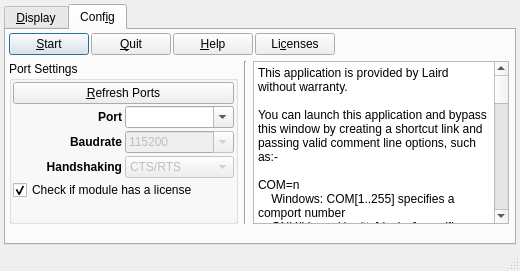
<?xml version="1.0" encoding="UTF-8"?>
<ui version="4.0">
 <class>MainWindow</class>
 <widget class="QMainWindow" name="MainWindow">
  <property name="geometry">
   <rect>
    <x>0</x>
    <y>0</y>
    <width>520</width>
    <height>271</height>
   </rect>
  </property>
  <property name="sizePolicy">
   <sizepolicy hsizetype="Expanding" vsizetype="Expanding">
    <horstretch>0</horstretch>
    <verstretch>0</verstretch>
   </sizepolicy>
  </property>
  <property name="windowTitle">
   <string>ExitDTM</string>
  </property>
  <property name="documentMode">
   <bool>false</bool>
  </property>
  <widget class="QWidget" name="centralWidget">
   <property name="sizePolicy">
    <sizepolicy hsizetype="Expanding" vsizetype="Expanding">
     <horstretch>0</horstretch>
     <verstretch>0</verstretch>
    </sizepolicy>
   </property>
   <property name="sizeIncrement">
    <size>
     <width>0</width>
     <height>0</height>
    </size>
   </property>
   <property name="baseSize">
    <size>
     <width>0</width>
     <height>0</height>
    </size>
   </property>
   <layout class="QGridLayout" name="gridLayout">
    <property name="leftMargin">
     <number>4</number>
    </property>
    <property name="topMargin">
     <number>4</number>
    </property>
    <property name="rightMargin">
     <number>4</number>
    </property>
    <property name="bottomMargin">
     <number>4</number>
    </property>
    <item row="0" column="0">
     <layout class="QGridLayout" name="gridLayout_5">
      <property name="spacing">
       <number>3</number>
      </property>
      <item row="0" column="0">
       <widget class="QTabWidget" name="selector_Tab">
        <property name="enabled">
         <bool>true</bool>
        </property>
        <property name="sizePolicy">
         <sizepolicy hsizetype="Expanding" vsizetype="Expanding">
          <horstretch>100</horstretch>
          <verstretch>0</verstretch>
         </sizepolicy>
        </property>
        <property name="sizeIncrement">
         <size>
          <width>0</width>
          <height>0</height>
         </size>
        </property>
        <property name="baseSize">
         <size>
          <width>0</width>
          <height>0</height>
         </size>
        </property>
        <property name="currentIndex">
         <number>1</number>
        </property>
        <property name="elideMode">
         <enum>Qt::ElideNone</enum>
        </property>
        <property name="documentMode">
         <bool>false</bool>
        </property>
        <widget class="QWidget" name="tab_Disp">
         <property name="enabled">
          <bool>true</bool>
         </property>
         <property name="sizePolicy">
          <sizepolicy hsizetype="Expanding" vsizetype="Expanding">
           <horstretch>0</horstretch>
           <verstretch>0</verstretch>
          </sizepolicy>
         </property>
         <attribute name="title">
          <string>&amp;Display</string>
         </attribute>
         <layout class="QGridLayout" name="gridLayout_11">
          <property name="leftMargin">
           <number>3</number>
          </property>
          <property name="topMargin">
           <number>3</number>
          </property>
          <property name="rightMargin">
           <number>3</number>
          </property>
          <property name="bottomMargin">
           <number>3</number>
          </property>
          <property name="spacing">
           <number>3</number>
          </property>
          <item row="0" column="0">
           <layout class="QGridLayout" name="gridLayout_4">
            <property name="spacing">
             <number>3</number>
            </property>
            <item row="6" column="0">
             <layout class="QVBoxLayout" name="verticalLayout_4">
              <property name="topMargin">
               <number>5</number>
              </property>
              <property name="bottomMargin">
               <number>5</number>
              </property>
              <item>
               <widget class="QPlainTextEdit" name="text_TermEditData">
                <property name="enabled">
                 <bool>true</bool>
                </property>
                <property name="sizePolicy">
                 <sizepolicy hsizetype="Expanding" vsizetype="Expanding">
                  <horstretch>0</horstretch>
                  <verstretch>0</verstretch>
                 </sizepolicy>
                </property>
                <property name="maximumSize">
                 <size>
                  <width>16777215</width>
                  <height>166666</height>
                 </size>
                </property>
                <property name="palette">
                 <palette>
                  <active>
                   <colorrole role="WindowText">
                    <brush brushstyle="SolidPattern">
                     <color alpha="255">
                      <red>255</red>
                      <green>255</green>
                      <blue>255</blue>
                     </color>
                    </brush>
                   </colorrole>
                   <colorrole role="Text">
                    <brush brushstyle="SolidPattern">
                     <color alpha="255">
                      <red>255</red>
                      <green>255</green>
                      <blue>255</blue>
                     </color>
                    </brush>
                   </colorrole>
                   <colorrole role="Base">
                    <brush brushstyle="SolidPattern">
                     <color alpha="255">
                      <red>0</red>
                      <green>0</green>
                      <blue>0</blue>
                     </color>
                    </brush>
                   </colorrole>
                  </active>
                  <inactive>
                   <colorrole role="WindowText">
                    <brush brushstyle="SolidPattern">
                     <color alpha="255">
                      <red>255</red>
                      <green>255</green>
                      <blue>255</blue>
                     </color>
                    </brush>
                   </colorrole>
                   <colorrole role="Text">
                    <brush brushstyle="SolidPattern">
                     <color alpha="255">
                      <red>255</red>
                      <green>255</green>
                      <blue>255</blue>
                     </color>
                    </brush>
                   </colorrole>
                   <colorrole role="Base">
                    <brush brushstyle="SolidPattern">
                     <color alpha="255">
                      <red>0</red>
                      <green>0</green>
                      <blue>0</blue>
                     </color>
                    </brush>
                   </colorrole>
                  </inactive>
                  <disabled>
                   <colorrole role="WindowText">
                    <brush brushstyle="SolidPattern">
                     <color alpha="255">
                      <red>120</red>
                      <green>120</green>
                      <blue>120</blue>
                     </color>
                    </brush>
                   </colorrole>
                   <colorrole role="Text">
                    <brush brushstyle="SolidPattern">
                     <color alpha="255">
                      <red>120</red>
                      <green>120</green>
                      <blue>120</blue>
                     </color>
                    </brush>
                   </colorrole>
                   <colorrole role="Base">
                    <brush brushstyle="SolidPattern">
                     <color alpha="255">
                      <red>240</red>
                      <green>240</green>
                      <blue>240</blue>
                     </color>
                    </brush>
                   </colorrole>
                  </disabled>
                 </palette>
                </property>
                <property name="verticalScrollBarPolicy">
                 <enum>Qt::ScrollBarAsNeeded</enum>
                </property>
                <property name="horizontalScrollBarPolicy">
                 <enum>Qt::ScrollBarAlwaysOff</enum>
                </property>
                <property name="sizeAdjustPolicy">
                 <enum>QAbstractScrollArea::AdjustToContents</enum>
                </property>
                <property name="undoRedoEnabled">
                 <bool>false</bool>
                </property>
                <property name="readOnly">
                 <bool>true</bool>
                </property>
               </widget>
              </item>
             </layout>
            </item>
            <item row="4" column="0">
             <layout class="QHBoxLayout" name="horizontalLayout_3">
              <property name="spacing">
               <number>4</number>
              </property>
              <property name="topMargin">
               <number>1</number>
              </property>
              <property name="bottomMargin">
               <number>1</number>
              </property>
              <item>
               <widget class="QLabel" name="label_TermConn">
                <property name="text">
                 <string>[Port not open]</string>
                </property>
               </widget>
              </item>
              <item>
               <widget class="Line" name="line">
                <property name="orientation">
                 <enum>Qt::Vertical</enum>
                </property>
               </widget>
              </item>
              <item>
               <widget class="QLabel" name="label_18">
                <property name="maximumSize">
                 <size>
                  <width>20</width>
                  <height>16777215</height>
                 </size>
                </property>
                <property name="text">
                 <string>Tx:</string>
                </property>
               </widget>
              </item>
              <item>
               <widget class="Line" name="line_3">
                <property name="orientation">
                 <enum>Qt::Vertical</enum>
                </property>
               </widget>
              </item>
              <item>
               <widget class="QLabel" name="label_TermTx">
                <property name="text">
                 <string>0</string>
                </property>
               </widget>
              </item>
              <item>
               <widget class="Line" name="line_5">
                <property name="orientation">
                 <enum>Qt::Vertical</enum>
                </property>
               </widget>
              </item>
              <item>
               <widget class="QLabel" name="label_20">
                <property name="maximumSize">
                 <size>
                  <width>20</width>
                  <height>16777215</height>
                 </size>
                </property>
                <property name="text">
                 <string>Rx:</string>
                </property>
               </widget>
              </item>
              <item>
               <widget class="Line" name="line_6">
                <property name="orientation">
                 <enum>Qt::Vertical</enum>
                </property>
               </widget>
              </item>
              <item>
               <widget class="QLabel" name="label_TermRx">
                <property name="text">
                 <string>0</string>
                </property>
               </widget>
              </item>
              <item>
               <widget class="Line" name="line_7">
                <property name="orientation">
                 <enum>Qt::Vertical</enum>
                </property>
               </widget>
              </item>
              <item>
               <spacer name="horizontalSpacer_7">
                <property name="orientation">
                 <enum>Qt::Horizontal</enum>
                </property>
                <property name="sizeHint" stdset="0">
                 <size>
                  <width>40</width>
                  <height>20</height>
                 </size>
                </property>
               </spacer>
              </item>
              <item>
               <widget class="QPushButton" name="btn_Cancel">
                <property name="sizePolicy">
                 <sizepolicy hsizetype="Maximum" vsizetype="Fixed">
                  <horstretch>0</horstretch>
                  <verstretch>0</verstretch>
                 </sizepolicy>
                </property>
                <property name="maximumSize">
                 <size>
                  <width>60</width>
                  <height>16777215</height>
                 </size>
                </property>
                <property name="text">
                 <string>C&amp;ancel</string>
                </property>
               </widget>
              </item>
              <item>
               <widget class="QPushButton" name="btn_TermClear">
                <property name="sizePolicy">
                 <sizepolicy hsizetype="Maximum" vsizetype="Fixed">
                  <horstretch>0</horstretch>
                  <verstretch>0</verstretch>
                 </sizepolicy>
                </property>
                <property name="maximumSize">
                 <size>
                  <width>60</width>
                  <height>16777215</height>
                 </size>
                </property>
                <property name="text">
                 <string>&amp;Clear</string>
                </property>
               </widget>
              </item>
             </layout>
            </item>
           </layout>
          </item>
         </layout>
        </widget>
        <widget class="QWidget" name="tab_Config">
         <property name="enabled">
          <bool>true</bool>
         </property>
         <property name="sizePolicy">
          <sizepolicy hsizetype="Expanding" vsizetype="Expanding">
           <horstretch>0</horstretch>
           <verstretch>0</verstretch>
          </sizepolicy>
         </property>
         <attribute name="title">
          <string>Conf&amp;ig</string>
         </attribute>
         <layout class="QGridLayout" name="gridLayout_8">
          <property name="leftMargin">
           <number>3</number>
          </property>
          <property name="topMargin">
           <number>3</number>
          </property>
          <property name="rightMargin">
           <number>3</number>
          </property>
          <property name="bottomMargin">
           <number>3</number>
          </property>
          <property name="spacing">
           <number>3</number>
          </property>
          <item row="2" column="1">
           <layout class="QVBoxLayout" name="verticalLayout_2">
            <property name="spacing">
             <number>2</number>
            </property>
            <property name="rightMargin">
             <number>2</number>
            </property>
           </layout>
          </item>
          <item row="0" column="0">
           <layout class="QHBoxLayout" name="horizontalLayout_9">
            <property name="spacing">
             <number>2</number>
            </property>
            <property name="bottomMargin">
             <number>2</number>
            </property>
            <item>
             <widget class="QPushButton" name="btn_Connect">
              <property name="maximumSize">
               <size>
                <width>16777215</width>
                <height>16777215</height>
               </size>
              </property>
              <property name="layoutDirection">
               <enum>Qt::LeftToRight</enum>
              </property>
              <property name="text">
               <string>&amp;Start</string>
              </property>
              <property name="autoDefault">
               <bool>true</bool>
              </property>
              <property name="default">
               <bool>true</bool>
              </property>
              <property name="flat">
               <bool>false</bool>
              </property>
             </widget>
            </item>
            <item>
             <widget class="QPushButton" name="btn_Quit">
              <property name="maximumSize">
               <size>
                <width>16777215</width>
                <height>16777215</height>
               </size>
              </property>
              <property name="text">
               <string>&amp;Quit</string>
              </property>
             </widget>
            </item>
            <item>
             <widget class="QPushButton" name="btn_Help">
              <property name="maximumSize">
               <size>
                <width>16777215</width>
                <height>16777215</height>
               </size>
              </property>
              <property name="text">
               <string>&amp;Help</string>
              </property>
             </widget>
            </item>
            <item>
             <widget class="QPushButton" name="btn_Licenses">
              <property name="text">
               <string>Li&amp;censes</string>
              </property>
             </widget>
            </item>
            <item>
             <spacer name="horizontalSpacer_10">
              <property name="orientation">
               <enum>Qt::Horizontal</enum>
              </property>
              <property name="sizeHint" stdset="0">
               <size>
                <width>40</width>
                <height>20</height>
               </size>
              </property>
             </spacer>
            </item>
           </layout>
          </item>
          <item row="1" column="0">
           <layout class="QHBoxLayout" name="horizontalLayout">
            <property name="topMargin">
             <number>1</number>
            </property>
            <item>
             <widget class="QGroupBox" name="groupBox_6">
              <property name="sizePolicy">
               <sizepolicy hsizetype="Expanding" vsizetype="Expanding">
                <horstretch>0</horstretch>
                <verstretch>0</verstretch>
               </sizepolicy>
              </property>
              <property name="maximumSize">
               <size>
                <width>240</width>
                <height>16777215</height>
               </size>
              </property>
              <property name="title">
               <string>Port Settings</string>
              </property>
              <property name="alignment">
               <set>Qt::AlignLeading|Qt::AlignLeft|Qt::AlignTop</set>
              </property>
              <layout class="QVBoxLayout" name="verticalLayout_15">
               <property name="spacing">
                <number>2</number>
               </property>
               <property name="leftMargin">
                <number>1</number>
               </property>
               <property name="topMargin">
                <number>1</number>
               </property>
               <property name="rightMargin">
                <number>1</number>
               </property>
               <property name="bottomMargin">
                <number>1</number>
               </property>
               <item>
                <layout class="QHBoxLayout" name="horizontalLayout_19">
                 <property name="spacing">
                  <number>2</number>
                 </property>
                 <property name="bottomMargin">
                  <number>0</number>
                 </property>
                 <item>
                  <widget class="QPushButton" name="btn_Refresh">
                   <property name="text">
                    <string>&amp;Refresh Ports</string>
                   </property>
                  </widget>
                 </item>
                </layout>
               </item>
               <item>
                <layout class="QGridLayout" name="gridLayout_7">
                 <property name="spacing">
                  <number>3</number>
                 </property>
                 <item row="3" column="1">
                  <widget class="QComboBox" name="combo_Baud">
                   <property name="enabled">
                    <bool>false</bool>
                   </property>
                   <property name="editable">
                    <bool>true</bool>
                   </property>
                   <property name="currentIndex">
                    <number>8</number>
                   </property>
                   <item>
                    <property name="text">
                     <string>1200</string>
                    </property>
                   </item>
                   <item>
                    <property name="text">
                     <string>2400</string>
                    </property>
                   </item>
                   <item>
                    <property name="text">
                     <string>4800</string>
                    </property>
                   </item>
                   <item>
                    <property name="text">
                     <string>9600</string>
                    </property>
                   </item>
                   <item>
                    <property name="text">
                     <string>14400</string>
                    </property>
                   </item>
                   <item>
                    <property name="text">
                     <string>19200</string>
                    </property>
                   </item>
                   <item>
                    <property name="text">
                     <string>38400</string>
                    </property>
                   </item>
                   <item>
                    <property name="text">
                     <string>57600</string>
                    </property>
                   </item>
                   <item>
                    <property name="text">
                     <string>115200</string>
                    </property>
                   </item>
                   <item>
                    <property name="text">
                     <string>230400</string>
                    </property>
                   </item>
                   <item>
                    <property name="text">
                     <string>460800</string>
                    </property>
                   </item>
                   <item>
                    <property name="text">
                     <string>921600</string>
                    </property>
                   </item>
                   <item>
                    <property name="text">
                     <string>1000000</string>
                    </property>
                   </item>
                  </widget>
                 </item>
                 <item row="2" column="0">
                  <widget class="QLabel" name="label">
                   <property name="font">
                    <font>
                     <weight>75</weight>
                     <bold>true</bold>
                    </font>
                   </property>
                   <property name="text">
                    <string>Port</string>
                   </property>
                   <property name="alignment">
                    <set>Qt::AlignRight|Qt::AlignTrailing|Qt::AlignVCenter</set>
                   </property>
                  </widget>
                 </item>
                 <item row="4" column="1">
                  <widget class="QComboBox" name="combo_Handshake">
                   <property name="enabled">
                    <bool>false</bool>
                   </property>
                   <property name="currentIndex">
                    <number>1</number>
                   </property>
                   <item>
                    <property name="text">
                     <string>None</string>
                    </property>
                   </item>
                   <item>
                    <property name="text">
                     <string>CTS/RTS</string>
                    </property>
                   </item>
                   <item>
                    <property name="text">
                     <string>Xon/Xoff</string>
                    </property>
                   </item>
                  </widget>
                 </item>
                 <item row="2" column="1">
                  <widget class="QComboBox" name="combo_COM">
                   <property name="enabled">
                    <bool>true</bool>
                   </property>
                   <property name="editable">
                    <bool>true</bool>
                   </property>
                  </widget>
                 </item>
                 <item row="4" column="0">
                  <widget class="QLabel" name="label_6">
                   <property name="font">
                    <font>
                     <weight>75</weight>
                     <bold>true</bold>
                    </font>
                   </property>
                   <property name="text">
                    <string>Handshaking</string>
                   </property>
                   <property name="alignment">
                    <set>Qt::AlignRight|Qt::AlignTrailing|Qt::AlignVCenter</set>
                   </property>
                  </widget>
                 </item>
                 <item row="3" column="0">
                  <widget class="QLabel" name="label_2">
                   <property name="font">
                    <font>
                     <weight>75</weight>
                     <bold>true</bold>
                    </font>
                   </property>
                   <property name="text">
                    <string>Baudrate</string>
                   </property>
                   <property name="textFormat">
                    <enum>Qt::AutoText</enum>
                   </property>
                   <property name="alignment">
                    <set>Qt::AlignRight|Qt::AlignTrailing|Qt::AlignVCenter</set>
                   </property>
                  </widget>
                 </item>
                </layout>
               </item>
               <item>
                <widget class="QCheckBox" name="check_License">
                 <property name="text">
                  <string>Check if module has a license</string>
                 </property>
                 <property name="checked">
                  <bool>true</bool>
                 </property>
                </widget>
               </item>
               <item>
                <spacer name="verticalSpacer_9">
                 <property name="orientation">
                  <enum>Qt::Vertical</enum>
                 </property>
                 <property name="sizeHint" stdset="0">
                  <size>
                   <width>20</width>
                   <height>10</height>
                  </size>
                 </property>
                </spacer>
               </item>
              </layout>
             </widget>
            </item>
            <item>
             <widget class="Line" name="line_2">
              <property name="orientation">
               <enum>Qt::Vertical</enum>
              </property>
             </widget>
            </item>
            <item>
             <widget class="QPlainTextEdit" name="plainTextEdit">
              <property name="undoRedoEnabled">
               <bool>false</bool>
              </property>
              <property name="readOnly">
               <bool>true</bool>
              </property>
              <property name="plainText">
               <string>This application is provided by Laird without warranty.

You can launch this application and bypass this window by creating a shortcut link and passing valid comment line options, such as:-

COM=n
    Windows: COM[1..255] specifies a comport number
    GNU/Linux: /dev/tty[device] specifies a TTY device
    Mac: /dev/[device] specifies a TTY device

NOLICENSE
    Do not check if module has a valid license when exiting DTM mode

NORECOVER
    Do not recovery device on startup until the &quot;Start&quot; button has been clicked

AUTOEXIT
    Fully automated operation, no error messages will be displayed and the program exit code can be analysed for the result code

NOWINDOW
    When used in automated mode, the window will be hidden

-=-=-=-=-=-=-=-=-=-=-=-=-=-=-=-=-

Copyright © Laird Technologies 2018, licensed under GPLv3.


This program is free software: you can redistribute it and/or modify it under the terms of the GNU General Public License as published by the Free Software Foundation, version 3.
This program is distributed in the hope that it will be useful, but WITHOUT ANY WARRANTY; without even the implied warranty of MERCHANTABILITY or FITNESS FOR A PARTICULAR PURPOSE.  See the GNU General Public License for more details.
You should have received a copy of the GNU General Public License along with this program.  If not, see http://www.gnu.org/licenses/</string>
              </property>
             </widget>
            </item>
           </layout>
          </item>
          <item row="4" column="0">
           <widget class="QLabel" name="label_SerialInfo">
            <property name="sizePolicy">
             <sizepolicy hsizetype="Minimum" vsizetype="Preferred">
              <horstretch>0</horstretch>
              <verstretch>0</verstretch>
             </sizepolicy>
            </property>
            <property name="minimumSize">
             <size>
              <width>140</width>
              <height>0</height>
             </size>
            </property>
            <property name="font">
             <font>
              <pointsize>8</pointsize>
             </font>
            </property>
            <property name="text">
             <string/>
            </property>
           </widget>
          </item>
          <item row="3" column="0">
           <spacer name="verticalSpacer">
            <property name="orientation">
             <enum>Qt::Vertical</enum>
            </property>
            <property name="sizeHint" stdset="0">
             <size>
              <width>20</width>
              <height>10</height>
             </size>
            </property>
           </spacer>
          </item>
         </layout>
        </widget>
       </widget>
      </item>
     </layout>
    </item>
   </layout>
  </widget>
  <widget class="QStatusBar" name="statusBar"/>
 </widget>
 <layoutdefault spacing="6" margin="11"/>
 <tabstops>
  <tabstop>btn_Connect</tabstop>
  <tabstop>btn_Quit</tabstop>
  <tabstop>combo_COM</tabstop>
  <tabstop>combo_Baud</tabstop>
  <tabstop>combo_Handshake</tabstop>
  <tabstop>text_TermEditData</tabstop>
 </tabstops>
 <resources/>
 <connections/>
</ui>
